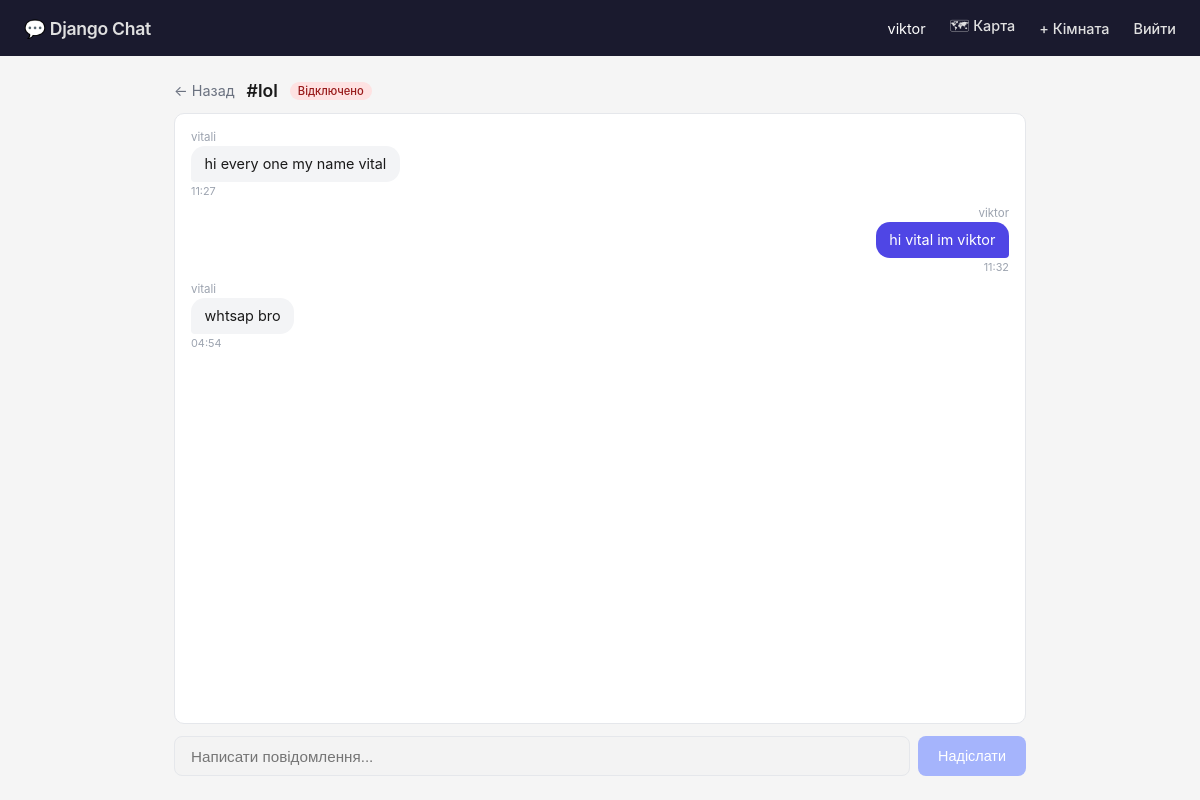
/room/lol/ (signed in), run on the app's committed database.
### chat/models.py (models this page shows, shortened)
class Room(models.Model):
    name = models.CharField(max_length=100, unique=True, verbose_name='Назва')
    slug = models.SlugField(unique=True)
    description = models.TextField(blank=True, verbose_name='Опис')
    created_at = models.DateTimeField(auto_now_add=True)
    created_by = models.ForeignKey(
        User, on_delete=models.SET_NULL, null=True, related_name='created_rooms'
    )
    class Meta:
        verbose_name = 'Кімната'
        verbose_name_plural = 'Кімнати'
        ordering = ['name']
    def get_last_messages(self, count=50):
        return self.messages.select_related('author').order_by('-created_at')[:count][::-1]

class Message(models.Model):
    room = models.ForeignKey(Room, on_delete=models.CASCADE, related_name='messages')
    author = models.ForeignKey(User, on_delete=models.CASCADE, related_name='messages')
    content = models.TextField(verbose_name='Повідомлення')
    created_at = models.DateTimeField(auto_now_add=True)
    is_deleted = models.BooleanField(default=False)
    class Meta:
        verbose_name = 'Повідомлення'
        verbose_name_plural = 'Повідомлення'
        ordering = ['created_at']

### chat/views.py (the view)
# urls.py: path('room/<slug:room_slug>/', views.room, name='room'),
@login_required
def room(request, room_slug):
    room = get_object_or_404(Room, slug=room_slug)
    history = room.get_last_messages(50)
    return render(request, 'chat/room.html', {
        'room': room,
        'history': history,
    })

### chat/templates/chat/room.html (shortened to what this page needs)
{% extends 'base.html' %}
{% block content %}
<div class="chat-layout">
  <div class="chat-header">
    <a href="/" class="back-link">← Назад</a>
    <h2>#{{ room.name }}</h2>
    <span class="connection-badge badge-connecting" id="status-badge">Підключення...</span>
  </div>
  <div class="messages-wrap" id="messages">
    {% for message in history %}
    <div class="msg {% if message.author == request.user %}own{% else %}other{% endif %}">
      <span class="msg-author">{{ message.author.username }}</span>
      <div class="msg-bubble">{{ message.content }}</div>
      <span class="msg-time">{{ message.created_at|date:"H:i" }}</span>
    </div>
    {% empty %}
    <p class="system-msg">Повідомлень поки немає. Напишіть перше!</p>
    {% endfor %}
  </div>
  <div class="input-row">
    <input type="text" id="msg-input" class="msg-input" placeholder="Написати повідомлення..." autocomplete="off" disabled>
    <button id="send-btn" class="send-btn" disabled>Надіслати</button>
  </div>
</div>
{% endblock %}

### templates/base.html (shortened to what this page needs)
<!DOCTYPE html>
<html lang="uk">
<head>
</head>
<body>
<nav>
  <a href="/" class="nav-brand">💬 Django Chat</a>
  <div class="nav-right">
    {% if user.is_authenticated %}
      <span>{{ user.username }}</span>
      <a href="/map/">🗺 Карта</a>
      <a href="/create/">+ Кімната</a>
      <a href="/logout/">Вийти</a>
    {% else %}
      <a href="/login/">Увійти</a>
      <a href="/register/">Реєстрація</a>
    {% endif %}
  </div>
</nav>
<div class="container">
  {% block content %}{% endblock %}
</div>
</body>
</html>

### templates/base.html (style rules this page uses)
*, *::before, *::after { box-sizing: border-box; margin: 0; padding: 0; }
body { font-family: -apple-system, BlinkMacSystemFont, 'Segoe UI', sans-serif; background: #f5f5f5; color: #1a1a1a; min-height: 100vh; }
nav { background: #1a1a2e; color: white; padding: 0 1.5rem; display: flex; align-items: center; justify-content: space-between; height: 56px; }
nav a { color: #e0e0e0; text-decoration: none; font-weight: 500; }
.nav-brand { font-size: 1.1rem; font-weight: 600; letter-spacing: -0.3px; }
.nav-right { display: flex; align-items: center; gap: 1.5rem; font-size: 0.9rem; }
.container { max-width: 900px; margin: 0 auto; padding: 1.5rem; }

### chat/templates/chat/room.html (style rules this page uses)
.chat-layout { display: flex; flex-direction: column; height: calc(100vh - 56px - 3rem); }
.chat-header { display: flex; align-items: center; gap: 0.75rem; margin-bottom: 0.75rem; }
.chat-header h2 { font-size: 1.1rem; font-weight: 600; }
.back-link { color: #6b7280; text-decoration: none; font-size: 0.9rem; }
.connection-badge { font-size: 0.7rem; padding: 2px 8px; border-radius: 999px; font-weight: 500; }
.badge-error { background: #fee2e2; color: #991b1b; }
.messages-wrap { flex: 1; overflow-y: auto; background: white; border: 1px solid #e5e7eb; border-radius: 10px; padding: 1rem; display: flex; flex-direction: column; gap: 0.5rem; }
.msg { display: flex; flex-direction: column; max-width: 70%; }
.msg.own { align-self: flex-end; align-items: flex-end; }
.msg.other { align-self: flex-start; }
.msg-author { font-size: 0.72rem; color: #9ca3af; margin-bottom: 2px; }
.msg-bubble { padding: 0.5rem 0.85rem; border-radius: 14px; font-size: 0.9rem; line-height: 1.4; word-break: break-word; }
.msg.own .msg-bubble { background: #4f46e5; color: white; border-bottom-right-radius: 4px; }
.msg.other .msg-bubble { background: #f3f4f6; color: #1a1a1a; border-bottom-left-radius: 4px; }
.msg-time { font-size: 0.68rem; color: #9ca3af; margin-top: 2px; }
.input-row { display: flex; gap: 0.5rem; margin-top: 0.75rem; }
.msg-input { flex: 1; padding: 0.65rem 1rem; border: 1px solid #e5e7eb; border-radius: 8px; font-size: 0.95rem; outline: none; transition: border-color 0.15s; }
.send-btn { padding: 0.65rem 1.25rem; background: #4f46e5; color: white; border: none; border-radius: 8px; font-size: 0.9rem; font-weight: 500; cursor: pointer; transition: background 0.15s; }
.send-btn:disabled { background: #a5b4fc; cursor: not-allowed; }

### data on the page
Room: name "lol"
Message: author.username "vitali", content "hi every one my name vital", created_at "11:27"
Message: author.username "viktor", content "hi vital im viktor", created_at "11:32"
Message: author.username "vitali", content "whtsap bro", created_at "04:54"

### other printed values
{{ user.username }} "viktor"
